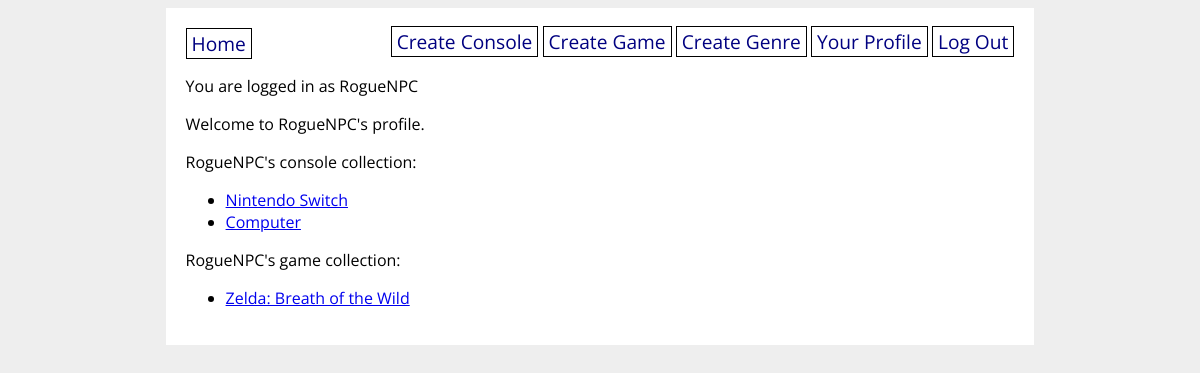
The app's page /profile (signed in) with its own data.
### tracker_app/models.py (models this page shows, shortened)
class User(UserMixin, db.Model):
    id = db.Column(db.Integer, primary_key=True)
    username = db.Column(db.String(80), nullable=False, unique=True)
    password = db.Column(db.String(200), nullable=False)
    consoles_owned = db.relationship('Console', secondary='user_console', back_populates='users_who_own')
    games_owned = db.relationship('Game', secondary='user_game', back_populates='users_who_own')

class Console(db.Model):
    id = db.Column(db.Integer, primary_key=True)
    name = db.Column(db.String(80), nullable=False)
    company = db.Column(db.String(80))
    portable = db.Column(db.Boolean, nullable=False)
    console_notes = db.Column(db.String(200))
    games = db.relationship('Game', back_populates='console')
    users_who_own = db.relationship('User', secondary='user_console', back_populates='consoles_owned')

class Game(db.Model):
    id = db.Column(db.Integer, primary_key=True)
    title = db.Column(db.String(80), nullable=False)
    publisher = db.Column(db.String(80))
    personal_rating = db.Column(db.Integer)
    game_notes = db.Column(db.String(200))
    console_id = db.Column(db.Integer, db.ForeignKey('console.id'), nullable=False)
    console = db.relationship('Console', back_populates='games')
    genres = db.relationship('Genre', secondary='game_genre', back_populates='games')
    users_who_own = db.relationship('User', secondary='user_game', back_populates='games_owned')

### tracker_app/main/routes.py (the view)
@main.route('/profile')
@login_required
def profile():
    return render_template('profile.html')

### tracker_app/__init__.py (called while the page is built)
@login_manager.user_loader
def load_user(user_id):
    return User.query.get(user_id)

### tracker_app/templates/profile.html
{% extends 'base.html' %}
{% block content %}
<p>
Welcome to {{ current_user.username }}'s profile.
</p>
<p>
    {{ current_user.username }}'s console collection:
    <ul>
        {% for console in current_user.consoles_owned %}
        <li><a href="/console/{{ console.id }}">{{ console.name }}</a></li>
        {% endfor %}
    </ul>
</p>
<p>
    {{ current_user.username }}'s game collection:
    <ul>
        {% for game in current_user.games_owned %}
        <li><a href="/game/{{ game.id }}">{{ game.title }}</a></li>
        {% endfor %}
    </ul>
</p>
{% endblock %}

### tracker_app/templates/base.html (shortened to what this page needs)
<!DOCTYPE html>
<html>
    <head>
        <link rel="stylesheet" href="/static/styles.css">
    </head>
    <body>
        <div id="content">
            <nav>
                <a href="/">Home</a>
                <div>
                    {% if current_user.is_authenticated %}
                    <a href="/new_console">Create Console</a>
                    <a href="/new_game">Create Game</a>
                    <a href="/new_genre">Create Genre</a>
                    <a href="/profile">Your Profile</a>
                    <a href="/logout">Log Out</a>
                    {% else %}
                    <a href="/signup">Sign Up</a>
                    <a href="/login">Log In</a>
                    {% endif %}
                </div>
            </nav>
            {% if current_user.is_authenticated %}
            <p>You are logged in as {{ current_user.username }}</p>
            {% endif %}
            {% block content %}{% endblock %}
        </div>
    </body>
</html>

### tracker_app/static/styles.css (style rules this page uses)
body { display: flex; flex-direction: column; align-items: center; background-color: #eee; font-family: 'Open Sans', sans-serif; }
#content { width: 70%; background-color: white; padding: 20px; }
nav { width: 100%; display: flex; flex-direction: row; justify-content: space-between; }
nav a { color: navy; text-decoration: none; border: 1px solid black; padding: 1px 5px; font-size: 1.2em; }

### records on screen
User: username "RogueNPC"
Console: name "Nintendo Switch"
Console: name "Computer"
Game: title "Zelda: Breath of the Wild"
